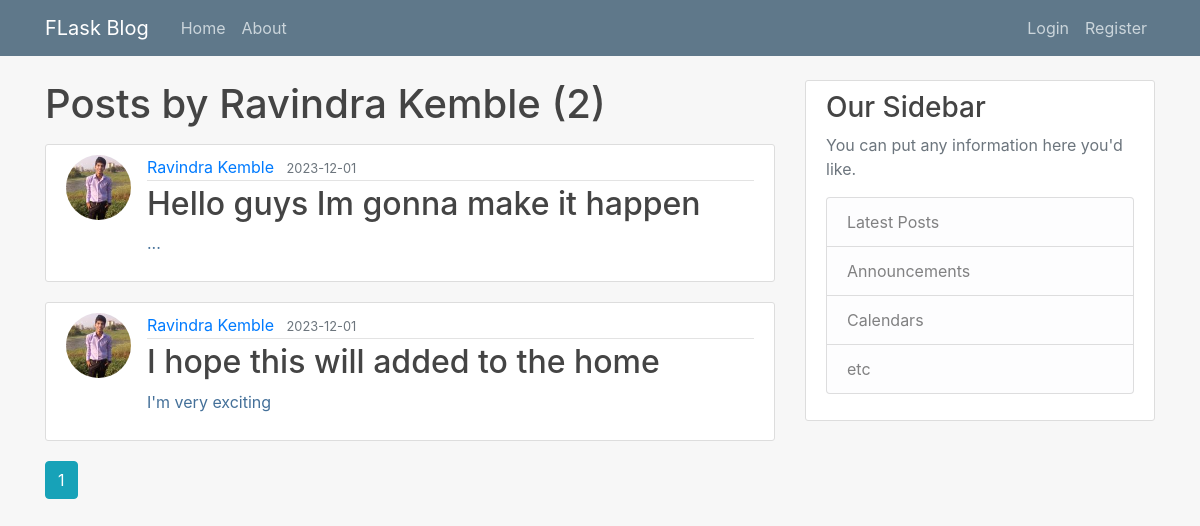
Page /user/Ravindra Kemble on the committed database.
### flaskblog/models.py (models this page shows, shortened)
class User(db.Model, UserMixin):
    id = db.Column(db.Integer, primary_key=True)
    username = db.Column(db.String(20), unique=True, nullable=False)
    email = db.Column(db.String(120), unique=True, nullable=False)
    image_file = db.Column(db.String(20), nullable=False, default='default.jpg')
    password = db.Column(db.String(60), nullable=False)
    posts = db.relationship('Post', backref='author', lazy=True)

class Post(db.Model):
    id = db.Column(db.Integer, primary_key=True)
    title = db.Column(db.String(100), nullable=False)
    date_posted = db.Column(db.DateTime, nullable=False, default=datetime.utcnow)
    content = db.Column(db.Text, nullable=False)
    user_id = db.Column(db.Integer, db.ForeignKey('user.id'), nullable=False)

### flaskblog/users/routes.py (the view)
@users.route('/user/<string:username>')
def user_posts(username):
    page = request.args.get('page', 1, type=int)
    user = User.query.filter_by(username=username).first_or_404()
    posts = Post.query.filter_by(author=user).order_by(Post.date_posted.desc()).paginate(page=page, per_page=4)
    return render_template('user_posts.html', posts=posts, user=user)

### flaskblog/templates/user_posts.html
{% extends "layout.html" %}
{% block content %}
    <h1 class="mb-3">Posts by {{ user.username }} ({{ posts.total }})</h1>
    {% for post in posts.items %}
        <article class="media content-section">
          <img class="rounded-circle article-img" src="{{ url_for('static', filename='profile_pics/'  + post.author.image_file) }}">
          <div class="media-body">
            <div class="article-metadata">
              <a class="mr-2" href="{{ url_for('users.user_posts', username=post.author.username) }}">{{ post.author.username }}</a>
              <small class="text-muted">{{ post.date_posted.strftime('%Y-%m-%d') }}</small>
            </div>
            <h2><a class="article-title" href="{{ url_for('posts.post', post_id=post.id) }}">{{ post.title }}</a></h2>
            <p class="article-content">{{ post.content }}</p>
          </div>
        </article>
    {% endfor %}
    {% for page_num in posts.iter_pages(left_edge=1, right_edge=1, left_current=1, right_current=2 ) %}
        {% if page_num %}
            {% if posts.page == page_num %}
                <a class="btn btn-info mb-4" href="{{ url_for('users.user_posts',username=user.username, page= page_num) }}">{{ page_num }}</a>
            {% else %}
                <a class="btn btn-outline-info mb-4" href="{{ url_for('users.user_posts',username=user.username, page= page_num) }}">{{ page_num }}</a>
            {% endif %}
        {% else %}
            ...
        {% endif %}
    {% endfor %}
{% endblock content %}

### flaskblog/static/main.css (style rules this page uses)
body { background: #F7F7F7 !important ; color: #447099 !important ; }
h1, h2, h3, h4, h5, h6 { color: #444444; }
.content-section { background: #ffffff; padding: 10px 20px; border: 1px solid #dddddd; border-radius: 3px; margin-bottom: 20px; }
.article-title { color: #444444; }
.article-content { white-space: pre-line; }
.article-img { height: 65px; width: 65px; margin-right: 16px; }
.article-metadata { padding-bottom: 1px; margin-bottom: 4px; border-bottom: 1px solid #e3e3e3 }

### rows in the picture
User: username "Ravindra Kemble"
Post: image_file (picture), author.username "Ravindra Kemble", date_posted "2023-12-01", title "Hello guys Im gonna make it happen", content "..."
Post: image_file (picture), author.username "Ravindra Kemble", date_posted "2023-12-01", title "I hope this will added to the home", content "I'm very exciting"

### other values in the picture
{{ posts.total }} "2"
{{ page_num }} "1"
